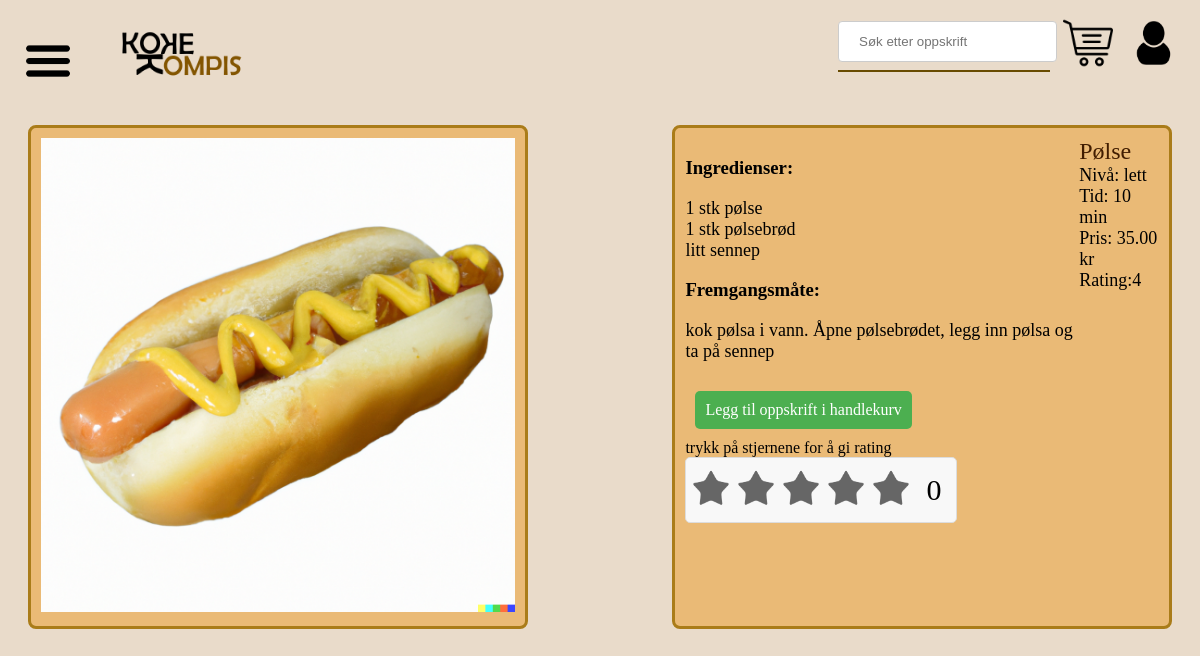
Screenshot of /oppskrift_side.php?id=5 with the database file from the repository.
### tables this page shows
CREATE TABLE `oppskrifter` (
  `id` int(11) NOT NULL AUTO_INCREMENT,
  `tittel` varchar(45) NOT NULL,
  `bilde_url` varchar(45) DEFAULT NULL,
  `utgitt_dato` datetime NOT NULL,
  `vanskelighetsgrad` varchar(45) NOT NULL,
  `anbefalt_porsjoner` int(11) NOT NULL,
  `kategori_id` int(11) NOT NULL,
  `beregnet_tid` varchar(45) NOT NULL,
  `pris` decimal(10,2) NOT NULL DEFAULT 0.00,
  `fremgangsmåte` text DEFAULT NULL,
  PRIMARY KEY (`id`),
  KEY `fk_oppskrifter_kategori1_idx` (`kategori_id`),
  CONSTRAINT `fk_oppskrifter_kategori1` FOREIGN KEY (`kategori_id`) REFERENCES `kategori` (`id`) ON DELETE NO ACTION ON UPDATE NO ACTION
);

CREATE TABLE `ingrediens_mengde` (
  `id` int(11) NOT NULL AUTO_INCREMENT,
  `oppskrift_id` int(11) NOT NULL,
  `mengde` int(11) DEFAULT NULL,
  `enhet` varchar(45) DEFAULT NULL,
  `ingrediens_id` int(11) NOT NULL,
  PRIMARY KEY (`id`),
  KEY `ingridiens_id_fk_idx` (`ingrediens_id`),
  KEY `oppskrift_id_fk_idx` (`oppskrift_id`),
  CONSTRAINT `ingrediens_id_fk` FOREIGN KEY (`ingrediens_id`) REFERENCES `ingredienser` (`id`) ON DELETE NO ACTION ON UPDATE NO ACTION,
  CONSTRAINT `oppskrift_id_fk` FOREIGN KEY (`oppskrift_id`) REFERENCES `oppskrifter` (`id`) ON DELETE NO ACTION ON UPDATE NO ACTION
);

CREATE TABLE `ingredienser` (
  `id` int(11) NOT NULL AUTO_INCREMENT,
  `ingrediens` varchar(60) NOT NULL,
  `vegetar` tinyint(4) DEFAULT NULL,
  PRIMARY KEY (`id`)
);

### oppskrift_side.php (the view, shortened to what this page needs)
<!DOCTYPE html>
<html lang="en">
<head>
    <link rel="stylesheet" href="css/style.css">
</head>
<body>
    <header>
        <div>
            <div class="menu-container">
                <img class="img-icon menu-icon" src="images/icon-img/menu_icon.png" alt="menu icon">
            </div>
            <a href="index.php"><img class="logo" src="images/logo/kokekompis.png" alt="menu icon"></a>
        </div>
        <div class="space_between">
            <div class="search_and_suggestions">
                <div class="søke_input">
                    <div class="space_between">
                        <input class="input_text" type="text" id="searchInput" placeholder="Søk etter oppskrift">
                    </div>
                </div>
                <div class="suggestions">
                </div>
            </div>
            <div>
                <a href="handlekurv.php"><img class="img-icon" src="images/icon-img/handlekurv.png"
                        alt="profile icon"></a>
                <a href="log_inn.php"><img class="img-icon" src="images/icon-img/profile_icon.png"
                        alt="profile icon"></a>
            </div>
        </div>
    </header>
    <div class="space_between">
        <?php
        require "includes/dbh.inc.php";
        if ($_GET['id']) {
            $id = $_GET['id'];
            $averageQuery = "SELECT SUM(rating) AS sum, COUNT(rating) AS count FROM rating WHERE oppskrift_id = :id";
            $stmt = $pdo->prepare($averageQuery);
            $stmt->bindParam(':id', $id);
            $stmt->execute();
            $result = $stmt->fetchAll(PDO::FETCH_ASSOC);
            $firstrow = $result[0];
            $sum = $firstrow['sum'];
            $count = $firstrow['count'];
            if ($count == 0) {
                $average = "Ingen annmeldelser";
            } else {
                $average = round($sum / $count, 1);
            }
            $oppskriftQuery = "SELECT * FROM oppskrifter WHERE id = :id";
            $stmt = $pdo->prepare($oppskriftQuery);
            $stmt->bindParam(':id', $id, PDO::PARAM_INT);
            $stmt->execute();
            $result = $stmt->fetchAll(PDO::FETCH_ASSOC);
            if (empty($result)) {
                echo "<p>Fant ikke oppskriften</p>";
            } else {
                foreach ($result as $oppskrift) {
                    $bilde_url = $oppskrift['bilde_url'];
                    $bilde_tittel = $oppskrift['tittel'];
                    $vanskelighetsgrad = $oppskrift['vanskelighetsgrad'];
                    $beregnet_tid = $oppskrift['beregnet_tid'];
                    $oppskrift_id = $oppskrift['id'];
                    $fremgangsmåte = $oppskrift['fremgangsmåte'];
                    $pris = $oppskrift['pris'];
                    echo "<div class='oppskrift'>";
                    echo "    <img class='maxwidth' src='images/food_images/$bilde_url' alt='mat bilde'>\n";
                    echo "</div>";
                    echo "<div class='oppskrift'>";
                    echo "<div class='space_between'>\n";
                    echo "<div class='ingredienser'>";
                    require_once "includes/common.php";
                    echo "<h3>Ingredienser:<h3>";
                    echo "<div class='oppskrift_info'>" . visingredienser($oppskrift_id) . "</div>";
                    echo "<h3>Fremgangsmåte:<h3>";
                    echo "<div class='oppskrift_info'>$fremgangsmåte</div>";
                    echo "</div>\n";
                    echo "<div class='om'>";
                    echo "<div class='bilde_tittel'>$bilde_tittel</div>";
                    echo "<div class='oppskrift_info'>Nivå: $vanskelighetsgrad</div>\n";
                    echo "<div class='oppskrift_info'>Tid: $beregnet_tid</div>";
                    echo "<div class='oppskrift_info'>Pris: $pris kr</div>";
                    echo "<div class='oppskrift_info'>Rating:$average</div>\n";
                    echo "</div>";
                    echo "</div>";
                    echo "<div>\n";
                    echo "<a href='legg_i_handlekurv.php?id=$id' class='button'>Legg til oppskrift i handlekurv</a>";
                    echo "</div>\n";
                    echo "trykk på stjernene for å gi rating <br>";
                    $ratingQuery = "SELECT rating FROM rating WHERE bruker_id = :bruker_id AND oppskrift_id = :id";
                    $stmt = $pdo->prepare($ratingQuery);
                    $stmt->bindParam(':bruker_id', $bruker_id);
                    $stmt->bindParam(':id', $id);
                    $stmt->execute();
                    $result = $stmt->fetchAll(PDO::FETCH_ASSOC);
                    if (empty($result)) {
                        $stars = 0;
                    } else {
                        $firstrow = $result[0];
                        $stars = $firstrow["rating"];
                    }
                    echo "<div class='rating-box'>";
                    echo "<div class='rating-container'>";
                    echo "<div class='rating-stars'>";
                    for ($i = 1; $i <= 5; $i++) {
                        if ($i > $stars) {
                            $bilde = "off_star.png";
                        } else {
                            $bilde = "star.png";
                        }
                        echo "<a href='legg_til_vurdering.php?oppskrift_id=$id&bruker_id=$bruker_id&rating=$i'><img width='40px' src='images/$bilde' alt='*'></a>";
                    }
                    echo "</div>";
                    echo "<div class='rating-number'>$stars</div>";
                    echo "</div>";
                    echo "</div>";
                }
            }
        } else {
            echo "<p>Mangler oppskrifts-ID i URLen</p>";
        }
        function visingredienser($oppskrift_id)
        {
            require "includes/dbh.inc.php";
            $resultat = "";
            $ingrediensQuery = "SELECT ingrediens_mengde.mengde, ingrediens_mengde.enhet AS enhet, ingrediens_mengde.id AS id, ingredienser.ingrediens FROM ingrediens_mengde INNER JOIN ingredienser ON ingrediens_mengde.ingrediens_id = ingredienser.id where ingrediens_mengde.oppskrift_id = :ingid";
            $stmt = $pdo->prepare($ingrediensQuery);
            $stmt->bindParam(':ingid', $oppskrift_id, PDO::PARAM_INT);
            $stmt->execute();
            $result = $stmt->fetchAll(PDO::FETCH_ASSOC);
            if (empty($result)) {
                $resultat = "<p>Fant ingen ingredienser for id: $oppskrift_id</p>";
            } else {
                $resultat = '';
                foreach ($result as $ingrediens) {
                    $mengde = ($ingrediens['mengde'] == 0) ? "" : $ingrediens['mengde'];
                    $enhet = $ingrediens['enhet'];
                    $ingrediensnavn = $ingrediens['ingrediens'];
                    $slett = '';
                    $resultat .= "$mengde $enhet $ingrediensnavn $slett<br>\n";
                }
            }
            return $resultat;
        }
        ?>
    </div>
</body>
</html>

### css/style.css (style rules this page uses)
body { background-color: rgb(233, 219, 202); }
header { display: flex; justify-content: space-between; margin: 5px; padding: 5px; }
.img-icon { width: 50px; height: 50px; margin: 5px; }
.logo { width: 150px; margin-left: 20px; }
.space_between { display: flex; justify-content: space-between; }
.menu-container { position: relative; display: inline-block; }
.oppskrift_info { font-weight: normal; font-size: 18px; }
img.maxwidth { max-width: 100%; }
.button { background-color: #4CAF50; color: white; padding: 10px; border: none; margin: 10px; text-align: center; text-decoration: none; display: inline-block; border-radius: 5px; font-size: 16px; margin-top: 10px; cursor: pointer; }
.input_text { width: 400px; padding: 12px 20px; margin: 8px 0; display: inline-block; border: 1px solid #ccc; border-radius: 4px; box-sizing: border-box; }
.bilde_tittel { font-size: 24px; color: #411d01; }
.oppskrift { width: 40%; margin: 20px; padding: 10px; background-color: rgb(234, 186, 118); border: 3px solid #aa7c19; border-radius: 8px; }
.search_and_suggestions { width: 210px; margin-right: 10px; }
.suggestions { display: grid; position: absolute; word-wrap: normal; width: 210px; background-color: #e5bfa1; border: 1px solid rgb(104, 75, 0); }
.rating-box { display: inline-block; }
.rating-container { display: flex; align-items: center; background-color: #f8f8f8; border: 1px solid #ddd; padding: 5px; border-radius: 5px; }
.rating-stars img { margin-right: 5px; }
.rating-number { margin-left: auto; margin: 10px; font-size: 30px; }

### rows the page displays
oppskrifter: bilde_url (picture), fremgangsmåte "kok pølsa i vann. Åpne pølsebrødet, legg inn pølsa og ta på sennep", tittel "Pølse", vanskelighetsgrad "lett", beregnet_tid "10 min", pris "35.00", average "4", stars "0"
ingrediens_mengde: mengde "1", enhet "stk", ingrediens.ingrediens "pølse"
ingrediens_mengde: mengde "1", enhet "stk", ingrediens.ingrediens "pølsebrød"
ingrediens_mengde: enhet "litt", ingrediens.ingrediens "sennep"
